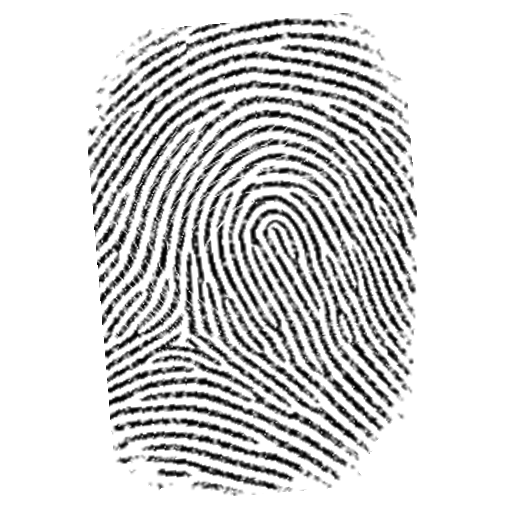
#> input picture huellas/data_sheet/Huellas_1/Huellas_normalizadas/imp_01_escalado.png.png, 512 x 512 px
$ python -i normalizar_huellas.py   (imports and definitions only)   (older library calls are emulated)
#> lines starting #> are read from the running program, lines starting #| are printed output that depends on the picture
#> further down, picture is the input picture: shape (512, 512, 3); min 1, max 255, mean 212
#!/usr/bin/env python3
# -*- coding: utf-8 -*-
"""Normalizador BASE de huellas dactilares (Python >= 3.10).

INSTALACION (Windows, terminal):
    py -m pip install numpy opencv-python-headless scipy scikit-image
USO, desde la carpeta que contiene data_sheet:
    py normalizar_huellas.py --raiz "data_sheet"
También acepta la ruta a un grupo Huellas_1 o a su carpeta Huellas.

ESTRUCTURA (no modifica originales):
    data_sheet/Huellas_1/Huellas/imp_01_original.png
    data_sheet/Huellas_1/Huellas_normalizadas/imp_01_original.png.png
    data_sheet/Huellas_1/Huellas_normalizadas/binarias/imp_01_original.png.png
    data_sheet/Huellas_1/Huellas_normalizadas/esqueletos/imp_01_original.png.png
    data_sheet/Huellas_1/Huellas_normalizadas/mascaras/imp_01_original.png.png
    data_sheet/Huellas_1/Huellas_normalizadas/informe_<ejecucion>.csv
    data_sheet/Huellas_1/Huellas_normalizadas/config_<ejecucion>.json

Se conserva la extensión original en el nombre para evitar colisiones entre,
por ejemplo, a.jpg y a.bmp. Se preservan subcarpetas bajo 'Huellas'.
Grises/binarias/esqueletos: crestas NEGRAS sobre fondo BLANCO.
Máscara: blanco = ROI válida. La carpeta principal contiene los grises finales
para textura/orientación/momentos, sin Gabor. Binarias y esqueletos usan Gabor
como paso intermedio. Estas cuatro salidas alimentan extraer_caracteristicas.py.
Con --guardar-diagnosticos se agregan calidad/coherencia y calidad/realce,
que son sólo diagnósticos y no se usan como muestras de entrenamiento.

METODOS:
Mediana selectiva de impulsos -> segmentación por textura/coherencia ->
erosión configurable del halo de la máscara -> PCA del contorno -> una
transformación afín para zoom proporcional, rotación y centrado -> contraste
CLAHE o local (GRISES FINALES) -> Gabor para binarización -> umbral adaptativo
-> eliminación conservadora de componentes pequeños -> esqueleto Zhang.

LIMITACIONES:
* PCA alinea el eje del CONTORNO, no un punto anatómico; ambigüedad de 180°.
  Recortes/huellas parciales pueden producir una orientación incorrecta.
* Por defecto --encuadre ajustar amplía/reduce la ROI hasta el margen del
  lienzo, conservando proporciones. No añade detalle ni garantiza escala física;
  una huella parcial puede quedar más ampliada que una impresión completa.
  Para preservar escala física usar --encuadre conservar --escala ppi
  --ppi-entrada 500 --ppi-salida 500. Para escala por separación de crestas,
  usar --encuadre conservar --escala crestas.
* No se rectifica deformación elástica ni se recuperan crestas fusionadas por
  presión. No se usa otra impresión/original ni se aprende de otros archivos.
* No es un extractor/depurador completo de minucias: no borra espuelas a ciegas.
  Las terminaciones próximas al borde deben descartarse en el extractor.
* Los parámetros son de partida, NO están calibrados con tu base real.
* Binarización/esqueleto son para minucias clásicas. Para una CNN comparar
  también las imágenes en grises y el preprocesamiento mínimo.

AJUSTES:
    py normalizar_huellas.py --raiz data_sheet --sin-rotacion
    py normalizar_huellas.py --raiz data_sheet --contraste local --sin-gabor
    py normalizar_huellas.py --raiz data_sheet --escala ninguna --tamano 768
    py normalizar_huellas.py --raiz data_sheet --margen 8 --erosion-roi 4 --sobrescribir
    py normalizar_huellas.py --raiz data_sheet --sigma-ruido 10 --guardar-diagnosticos
    py normalizar_huellas.py --raiz data_sheet --sobrescribir
    py normalizar_huellas.py --help

Fuentes de los métodos y APIs:
https://www.peterkovesi.com/matlabfns/FingerPrints/Docs/index.html
https://docs.opencv.org/4.x/d4/d86/group__imgproc__filter.html
https://scikit-image.org/docs/stable/api/skimage.morphology.html
"""

from __future__ import annotations

import argparse
import csv
from datetime import datetime, timezone
import json
from pathlib import Path
import sys
import traceback

try:
    import cv2
    import numpy as np
    import scipy
    from scipy import ndimage as ndi
    import skimage
    from skimage.morphology import skeletonize
except ImportError as exc:
    raise SystemExit("Falta una dependencia. Ejecutá: python -m pip install "
                     "numpy opencv-python-headless scipy scikit-image") from exc

EXTENSIONES = {'.png', '.jpg', '.jpeg', '.bmp', '.tif', '.tiff', '.pgm'}
SALIDA = 'Huellas_normalizadas'


def impar(n):
    return max(3, int(round(n)) | 1)


# [25 lines left out: functions leer, guardar, not called in this run]


def tensor(im, sigma=5):
#> called with sigma = 5
    f = im.astype(np.float32) / 255
    gx = cv2.Sobel(f, cv2.CV_32F, 1, 0, ksize=3)
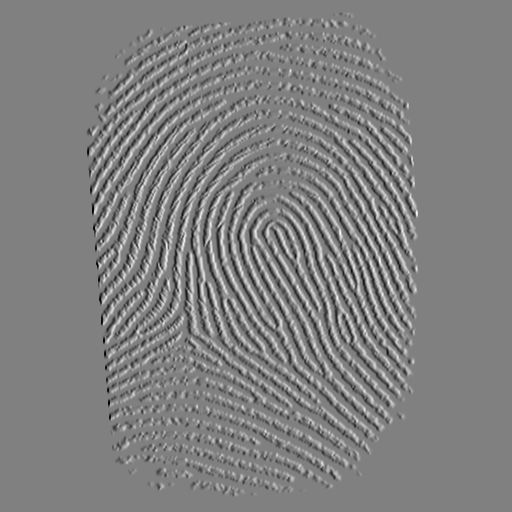
#> gx: shape (512, 512, 3) float32; min -3.93, max 3.84, mean -5.83e-11; drawn with min black and max white
    gy = cv2.Sobel(f, cv2.CV_32F, 0, 1, ksize=3)
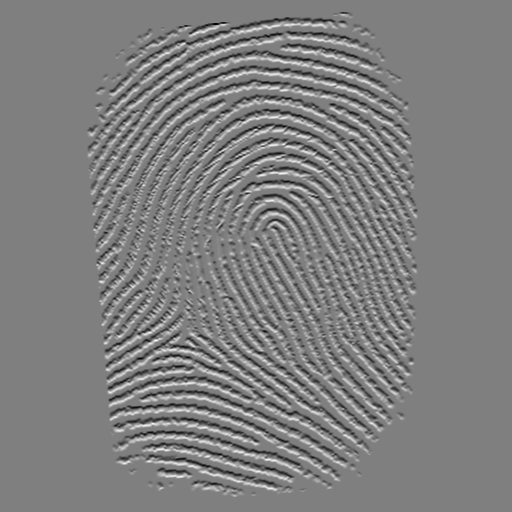
#> gy: shape (512, 512, 3) float32; min -3.76, max 3.75, mean 1.58e-10; drawn with min black and max white
    smooth = lambda x: cv2.GaussianBlur(x, (0, 0), sigma)
    xx, yy, xy = smooth(gx*gx), smooth(gy*gy), smooth(gx*gy)
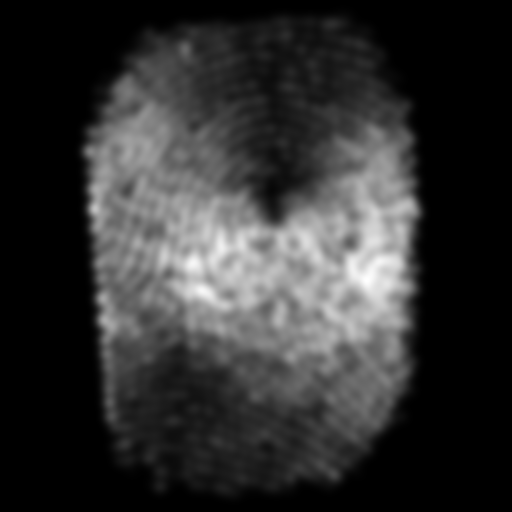
#> xx: shape (512, 512, 3) float32; min 0, max 2.93, mean 0.565; drawn with min black and max white
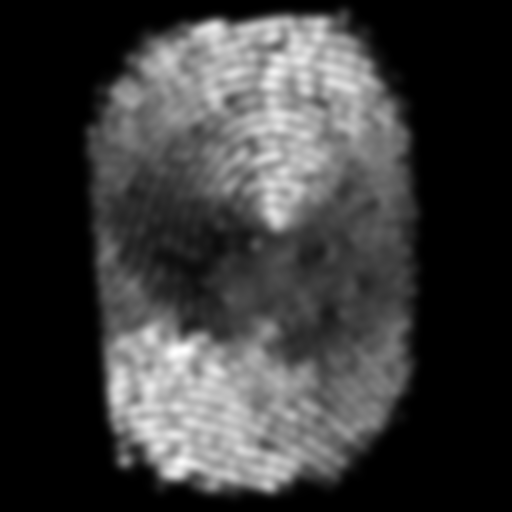
#> yy: shape (512, 512, 3) float32; min 0, max 2.55, mean 0.591; drawn with min black and max white
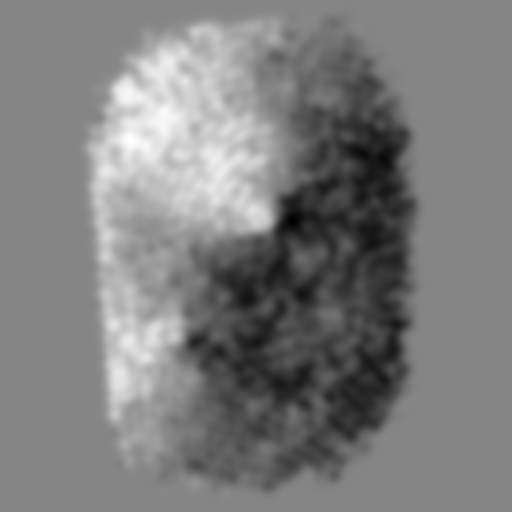
#> xy: shape (512, 512, 3) float32; min -1.42, max 1.28, mean -0.0793; drawn with min black and max white
    coherence = np.sqrt((xx-yy)**2 + 4*xy**2) / (xx+yy+1e-8)
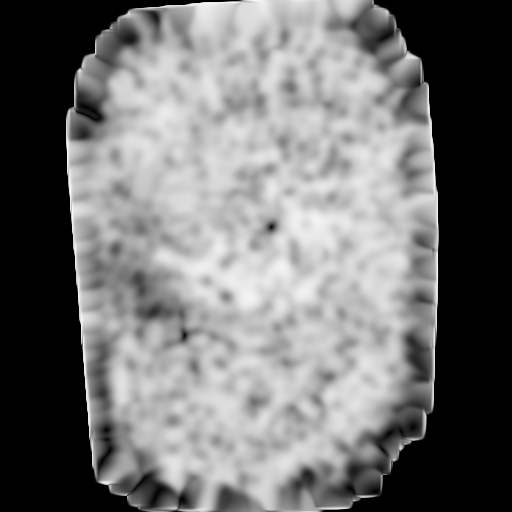
#> coherence: shape (512, 512, 3) float32; min 0, max 0.971, mean 0.452
    # Dirección NORMAL a la cresta, tal como la espera getGaborKernel.
    theta = (0.5*np.arctan2(2*xy, xx-yy)) % np.pi
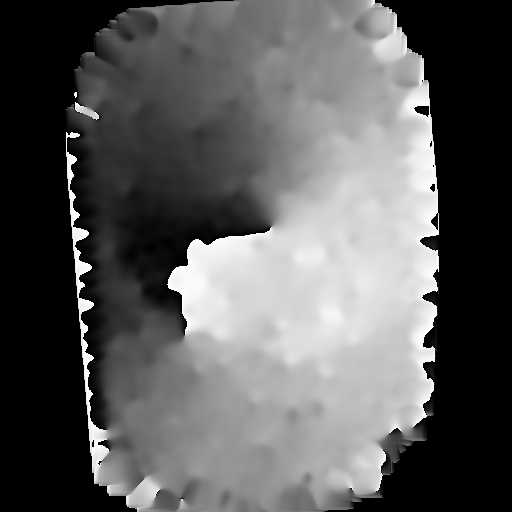
#> theta: shape (512, 512, 3) float32; min 0, max 3.14, mean 1.14; drawn with min black and max white
    return theta, np.clip(coherence, 0, 1)


# [357 lines left out: functions quitar_impulsos, segmentar, periodos, transformar, contraste, realzar and 5 more, not called in this run]


# [2 lines not run here, left out]

>>> import cv2
>>> picture = cv2.imread('data_sheet/Huellas_1/Huellas_normalizadas/imp_01_escalado.png.png')
>>> result = tensor(picture)

$ run again, on huellas/data_sheet/Huellas_1/Huellas_normalizadas/imp_05_traslacion.png.png
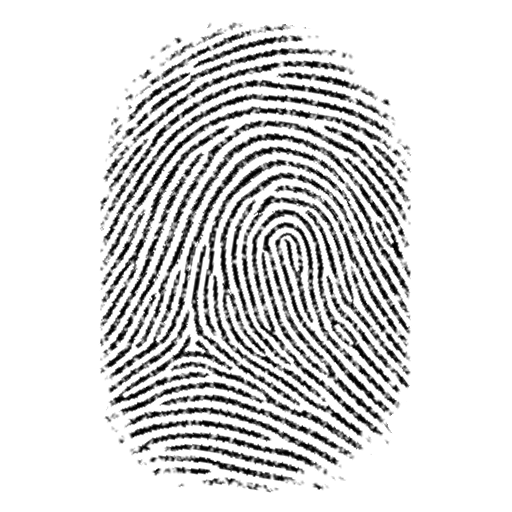
#> input picture huellas/data_sheet/Huellas_1/Huellas_normalizadas/imp_05_traslacion.png.png, 512 x 512 px
#> picture is the input picture: shape (512, 512, 3); min 1, max 255, mean 216.5
#> in tensor, `xx, yy, xy = smooth(gx*gx), smooth(gy*gy), smooth(gx*gy)`:
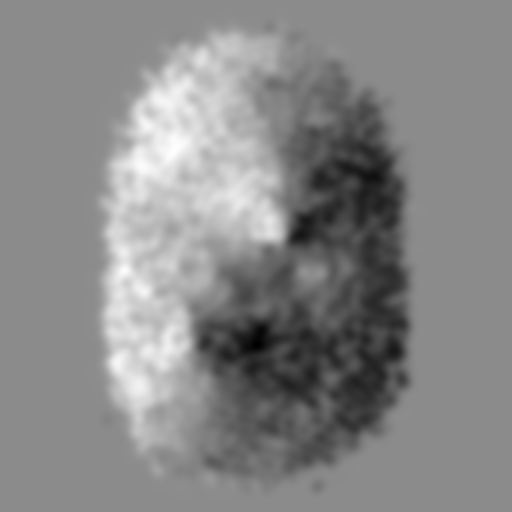
#> xy: shape (512, 512, 3) float32; min -1.92, max 1.58, mean -0.0514; drawn with min black and max white
#> in tensor, `theta = (0.5*np.arctan2(2*xy, xx-yy)) % np.pi`:
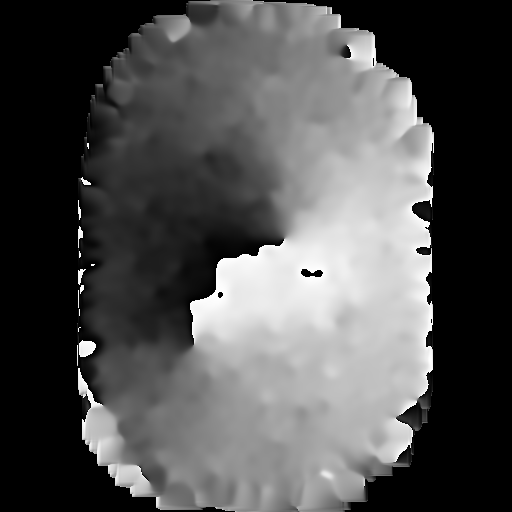
#> theta: shape (512, 512, 3) float32; min 0, max 3.14, mean 1.01; drawn with min black and max white
